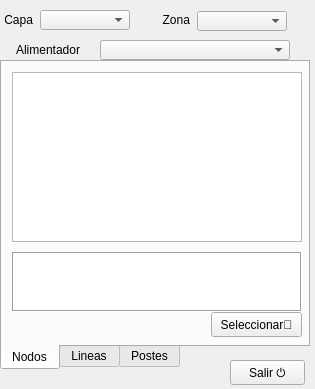
<?xml version="1.0" encoding="UTF-8"?>
<ui version="4.0">
 <class>Form</class>
 <widget class="QWidget" name="Form">
  <property name="windowModality">
   <enum>Qt::ApplicationModal</enum>
  </property>
  <property name="geometry">
   <rect>
    <x>0</x>
    <y>0</y>
    <width>315</width>
    <height>389</height>
   </rect>
  </property>
  <property name="windowTitle">
   <string>Seleccionar Elementos</string>
  </property>
  <property name="inputMethodHints">
   <set>Qt::ImhNone</set>
  </property>
  <widget class="QComboBox" name="cmbCapa">
   <property name="geometry">
    <rect>
     <x>40</x>
     <y>10</y>
     <width>90</width>
     <height>20</height>
    </rect>
   </property>
  </widget>
  <widget class="QLabel" name="label_5">
   <property name="geometry">
    <rect>
     <x>3</x>
     <y>10</y>
     <width>30</width>
     <height>20</height>
    </rect>
   </property>
   <property name="text">
    <string>Capa</string>
   </property>
   <property name="alignment">
    <set>Qt::AlignRight|Qt::AlignTrailing|Qt::AlignVCenter</set>
   </property>
  </widget>
  <widget class="QPushButton" name="cmdSalir">
   <property name="geometry">
    <rect>
     <x>230</x>
     <y>360</y>
     <width>75</width>
     <height>25</height>
    </rect>
   </property>
   <property name="text">
    <string>Salir ⏻</string>
   </property>
   <property name="shortcut">
    <string>Esc</string>
   </property>
  </widget>
  <widget class="QTabWidget" name="tabWidget">
   <property name="geometry">
    <rect>
     <x>0</x>
     <y>60</y>
     <width>310</width>
     <height>310</height>
    </rect>
   </property>
   <property name="tabPosition">
    <enum>QTabWidget::South</enum>
   </property>
   <property name="currentIndex">
    <number>0</number>
   </property>
   <widget class="QWidget" name="tab">
    <attribute name="title">
     <string>Nodos</string>
    </attribute>
    <widget class="QPlainTextEdit" name="sqlNodos">
     <property name="geometry">
      <rect>
       <x>10</x>
       <y>190</y>
       <width>290</width>
       <height>60</height>
      </rect>
     </property>
     <property name="font">
      <font>
       <pointsize>8</pointsize>
       <italic>true</italic>
      </font>
     </property>
     <property name="frameShape">
      <enum>QFrame::Box</enum>
     </property>
     <property name="frameShadow">
      <enum>QFrame::Sunken</enum>
     </property>
    </widget>
    <widget class="QPushButton" name="cmdSeleccionNodos">
     <property name="geometry">
      <rect>
       <x>209</x>
       <y>250</y>
       <width>91</width>
       <height>25</height>
      </rect>
     </property>
     <property name="text">
      <string>Seleccionar🎯</string>
     </property>
     <property name="shortcut">
      <string>Return</string>
     </property>
    </widget>
    <widget class="QListWidget" name="liwNodos">
     <property name="geometry">
      <rect>
       <x>10</x>
       <y>10</y>
       <width>290</width>
       <height>170</height>
      </rect>
     </property>
     <property name="selectionMode">
      <enum>QAbstractItemView::MultiSelection</enum>
     </property>
    </widget>
   </widget>
   <widget class="QWidget" name="tab_2">
    <attribute name="title">
     <string>Lineas</string>
    </attribute>
    <widget class="QListWidget" name="liwLineas">
     <property name="geometry">
      <rect>
       <x>10</x>
       <y>10</y>
       <width>290</width>
       <height>170</height>
      </rect>
     </property>
     <property name="selectionMode">
      <enum>QAbstractItemView::MultiSelection</enum>
     </property>
    </widget>
    <widget class="QPlainTextEdit" name="sqlLineas">
     <property name="geometry">
      <rect>
       <x>10</x>
       <y>190</y>
       <width>290</width>
       <height>60</height>
      </rect>
     </property>
     <property name="font">
      <font>
       <pointsize>8</pointsize>
       <italic>true</italic>
      </font>
     </property>
     <property name="frameShape">
      <enum>QFrame::Box</enum>
     </property>
    </widget>
    <widget class="QPushButton" name="cmdSeleccionLineas">
     <property name="geometry">
      <rect>
       <x>209</x>
       <y>250</y>
       <width>91</width>
       <height>25</height>
      </rect>
     </property>
     <property name="text">
      <string>Seleccionar🎯</string>
     </property>
     <property name="shortcut">
      <string>Return</string>
     </property>
    </widget>
   </widget>
   <widget class="QWidget" name="tab_3">
    <attribute name="title">
     <string>Postes</string>
    </attribute>
    <widget class="QPushButton" name="cmdSeleccionPostes">
     <property name="geometry">
      <rect>
       <x>209</x>
       <y>250</y>
       <width>91</width>
       <height>25</height>
      </rect>
     </property>
     <property name="text">
      <string>Seleccionar🎯</string>
     </property>
     <property name="shortcut">
      <string>Return</string>
     </property>
    </widget>
    <widget class="QPlainTextEdit" name="sqlPostes">
     <property name="geometry">
      <rect>
       <x>10</x>
       <y>190</y>
       <width>290</width>
       <height>60</height>
      </rect>
     </property>
     <property name="font">
      <font>
       <pointsize>8</pointsize>
       <italic>true</italic>
      </font>
     </property>
     <property name="frameShape">
      <enum>QFrame::Box</enum>
     </property>
    </widget>
    <widget class="QListWidget" name="liwPostes">
     <property name="geometry">
      <rect>
       <x>10</x>
       <y>10</y>
       <width>290</width>
       <height>170</height>
      </rect>
     </property>
     <property name="selectionMode">
      <enum>QAbstractItemView::MultiSelection</enum>
     </property>
    </widget>
   </widget>
  </widget>
  <widget class="QComboBox" name="cmbZona">
   <property name="geometry">
    <rect>
     <x>197</x>
     <y>11</y>
     <width>90</width>
     <height>20</height>
    </rect>
   </property>
  </widget>
  <widget class="QLabel" name="label_6">
   <property name="geometry">
    <rect>
     <x>150</x>
     <y>10</y>
     <width>40</width>
     <height>20</height>
    </rect>
   </property>
   <property name="text">
    <string>Zona</string>
   </property>
   <property name="alignment">
    <set>Qt::AlignRight|Qt::AlignTrailing|Qt::AlignVCenter</set>
   </property>
  </widget>
  <widget class="QLabel" name="label_7">
   <property name="geometry">
    <rect>
     <x>10</x>
     <y>40</y>
     <width>70</width>
     <height>20</height>
    </rect>
   </property>
   <property name="text">
    <string>Alimentador</string>
   </property>
   <property name="alignment">
    <set>Qt::AlignRight|Qt::AlignTrailing|Qt::AlignVCenter</set>
   </property>
  </widget>
  <widget class="QComboBox" name="cmbAlimentador">
   <property name="geometry">
    <rect>
     <x>100</x>
     <y>40</y>
     <width>190</width>
     <height>20</height>
    </rect>
   </property>
  </widget>
 </widget>
 <resources/>
 <connections/>
</ui>
